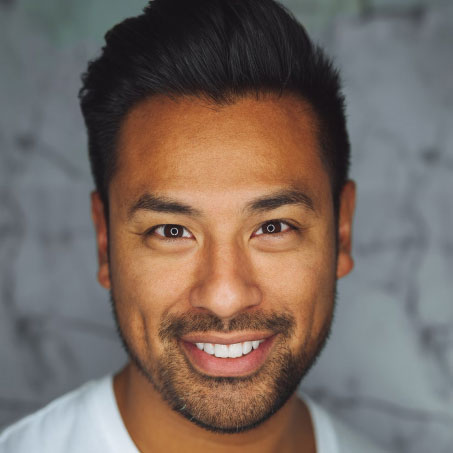
#> input picture Practice/opencv_lab/test.jpg, 453 x 453 px
$ python imagenegative.py
#> lines starting #> are read from the running program, lines starting #| are printed output that depends on the picture
import cv2
import numpy as np
import matplotlib.pyplot as plt

# Load the image
image_path = 'test.jpg'
original_image = cv2.imread(image_path, cv2.IMREAD_GRAYSCALE)
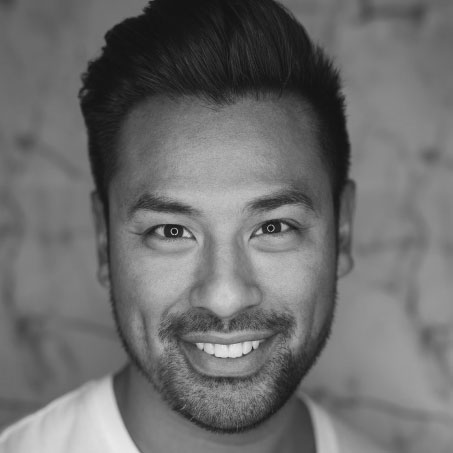
#> original_image: shape (453, 453); min 16, max 233, mean 109

# Calculate the negative image
negative_image = 255 - original_image
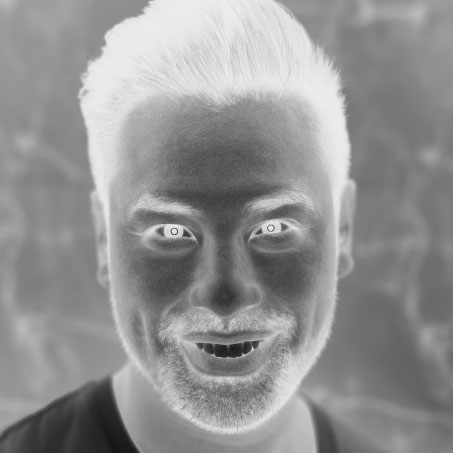
#> negative_image: shape (453, 453); min 22, max 239, mean 146

# Display the original and negative images using matplotlib
plt.subplot(1, 2, 1)
plt.imshow(cv2.cvtColor(original_image, cv2.COLOR_BGR2RGB), cmap='gray')
plt.title('Original Image')

plt.subplot(1, 2, 2)
plt.imshow(cv2.cvtColor(negative_image, cv2.COLOR_BGR2RGB), cmap='gray')
plt.title('Negative Image')

plt.show()
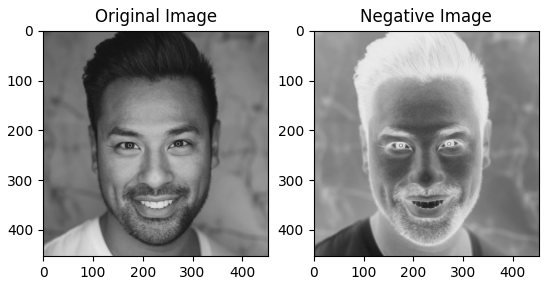
#> figure drawn by matplotlib, 2 panels
